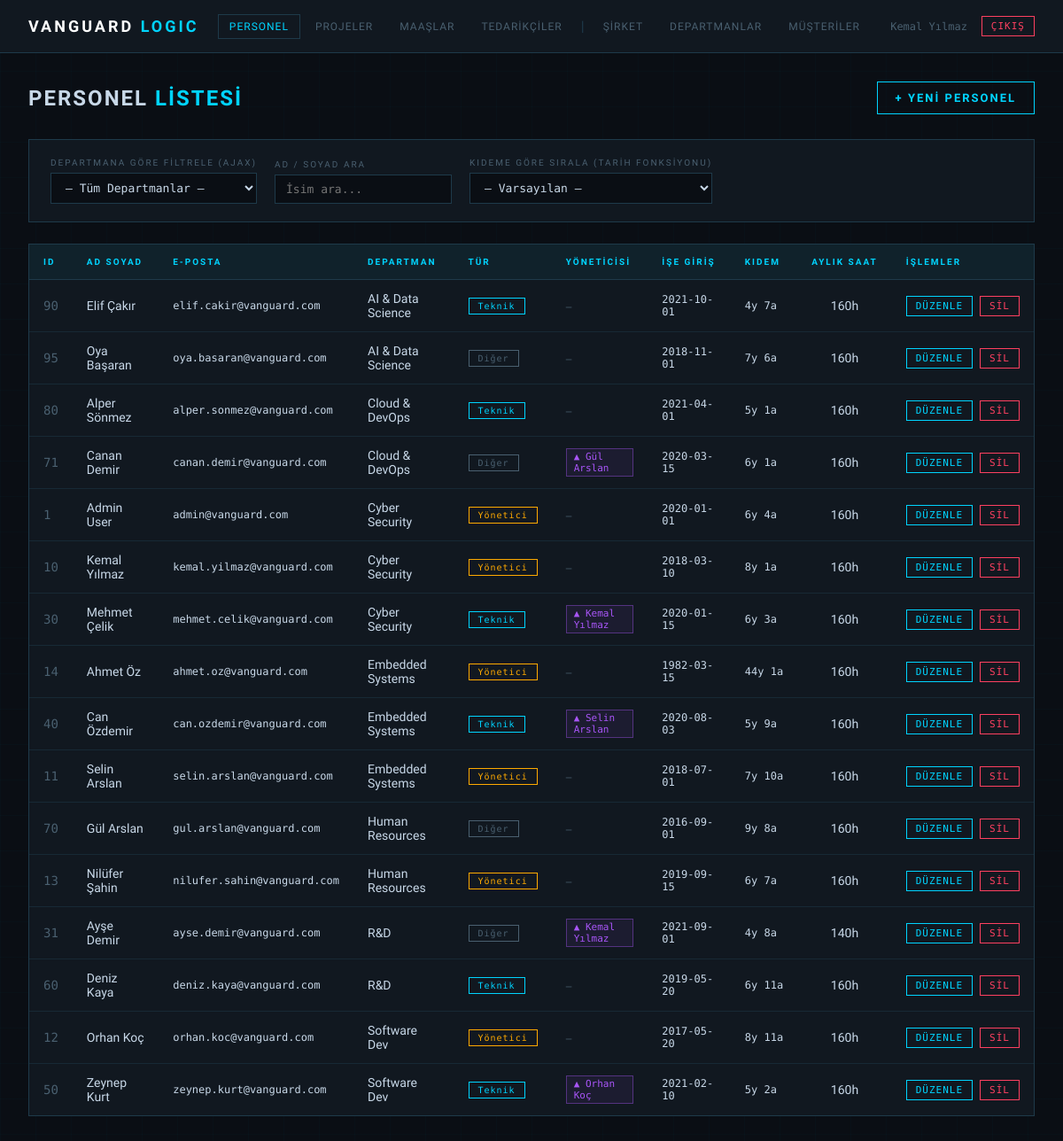
Screenshot of /index.php (signed in) with the database file from the repository.
### tables this page shows
CREATE TABLE personnel_ (
    id          INT PRIMARY KEY,
    f_name      VARCHAR(50) NOT NULL,
    l_name      VARCHAR(50) NOT NULL,
    hire_date   DATE NOT NULL DEFAULT (CURRENT_DATE),
    email       VARCHAR(100) NOT NULL UNIQUE,
    password    VARCHAR(255) NOT NULL,
    mnthly_hrs  SMALLINT NOT NULL DEFAULT 0,
    dept_id     INT NOT NULL,
    mgr_id      INT,
    mngr_id     INT,
    staff_id    INT,
    other_id    INT,
    CONSTRAINT fk_per_dept_  FOREIGN KEY (dept_id)    REFERENCES departments_(id),
    CONSTRAINT fk_per_self_  FOREIGN KEY (mgr_id)     REFERENCES personnel_(id),
    CONSTRAINT fk_per_mng_   FOREIGN KEY (mngr_id)    REFERENCES manager_(id),
    CONSTRAINT fk_per_tch_   FOREIGN KEY (staff_id)   REFERENCES technical_staff_(id),
    CONSTRAINT fk_per_oth_   FOREIGN KEY (other_id)   REFERENCES other_(id)
);

CREATE TABLE departments_ (
    id          INT PRIMARY KEY,
    name        VARCHAR(50) NOT NULL,
    phn_ext     CHAR(3),
    cmpny_id    INT NOT NULL,
    CONSTRAINT fk_dept_comp_ FOREIGN KEY (cmpny_id) REFERENCES company_(id)
);

### index.php (the view, shortened to what this page needs)
<?php
require_once 'includes/db.php';
$sort = $_GET['sort'] ?? '';
$orderBy = match($sort) {
    'hire_asc'  => 'p.hire_date ASC',
    'hire_desc' => 'p.hire_date DESC',
    default     => 'd.name, p.f_name',
};
$query = "
    SELECT p.id, p.f_name, p.l_name, p.email, p.hire_date, p.mnthly_hrs,
           d.name AS dept_name,
           TIMESTAMPDIFF(YEAR,  p.hire_date, CURDATE()) AS kidem_yil,
           TIMESTAMPDIFF(MONTH, p.hire_date, CURDATE()) AS kidem_ay,
           CASE
             WHEN p.mngr_id  IS NOT NULL THEN CONCAT('Yönetici (', m.mngmnt_lvl, ')')
             WHEN p.staff_id IS NOT NULL THEN CONCAT('Teknik (', ts.tech_skill, ')')
             WHEN p.other_id IS NOT NULL THEN CONCAT('Diğer (', o.note, ')')
             ELSE 'Belirsiz'
           END AS staff_type,
           CONCAT(mgr.f_name, ' ', mgr.l_name) AS manager_name
    FROM personnel_ p
    JOIN departments_    d   ON p.dept_id  = d.id
    LEFT JOIN manager_   m   ON p.mngr_id  = m.id
    LEFT JOIN technical_staff_ ts ON p.staff_id = ts.id
    LEFT JOIN other_     o   ON p.other_id = o.id
    LEFT JOIN personnel_ mgr ON p.mgr_id   = mgr.id
    ORDER BY $orderBy
";
$result = $conn->query($query);
$personnel = $result->fetch_all(MYSQLI_ASSOC);
?>
<!DOCTYPE html>
<html lang="tr">
<head>
</head>
<body>
<nav>
  <div class="nav-brand">VANGUARD <span>LOGIC</span></div>
  <div class="nav-links">
    <a href="index.php" class="active">Personel</a>
    <a href="projects.php">Projeler</a>
    <a href="salary.php">Maaşlar</a>
    <a href="suppliers.php">Tedarikçiler</a>
    <span class="nav-sep">|</span>
    <a href="company.php">Şirket</a>
    <a href="departments.php">Departmanlar</a>
    <a href="customers.php">Müşteriler</a>
  </div>
  <div class="nav-user">
    <span><?= htmlspecialchars($_SESSION['user_name']) ?></span>
    <a href="logout.php">ÇIKIŞ</a>
  </div>
</nav>
<main>
  <div class="page-header">
    <h2>Personel <span>Listesi</span></h2>
    <a href="personnel_form.php" class="btn">+ Yeni Personel</a>
  </div>
  <div class="filter-bar">
    <div class="filter-group">
      <label>Departmana Göre Filtrele (AJAX)</label>
      <select id="deptFilter">
        <option value="">— Tüm Departmanlar —</option>
      </select>
    </div>
    <div class="filter-group">
      <label>Ad / Soyad Ara</label>
      <input type="text" id="searchInput" placeholder="İsim ara...">
    </div>
    <div class="filter-group">
      <label>Kıdeme Göre Sırala (Tarih Fonksiyonu)</label>
      <select id="sortSelect" onchange="location='?sort='+this.value">
        <option value="" <?= $sort==='' ?'selected':'' ?>>— Varsayılan —</option>
      </select>
    </div>
  </div>
  <div class="table-wrap">
    <table id="personnelTable">
      <thead>
        <tr>
          <th>ID</th>
          <th>Ad Soyad</th>
          <th>E-Posta</th>
          <th>Departman</th>
          <th>Tür</th>
          <th>Yöneticisi</th>
          <th>İşe Giriş</th>
          <th>Kıdem</th>
          <th>Aylık Saat</th>
          <th>İşlemler</th>
        </tr>
      </thead>
      <tbody id="tableBody">
        <?php if (empty($personnel)): ?>
          <tr class="empty-row"><td colspan="10">Kayıt bulunamadı.</td></tr>
        <?php else: ?>
          <?php foreach ($personnel as $p):
            $type = $p['staff_type'];
            $badgeClass = str_contains($type,'Yönetici') ? 'badge-manager' : (str_contains($type,'Teknik') ? 'badge-tech' : 'badge-other');
          ?>
          <tr>
            <td><span style="font-family:'Share Tech Mono',monospace;color:var(--muted)"><?= $p['id'] ?></span></td>
            <td><?= htmlspecialchars($p['f_name'] . ' ' . $p['l_name']) ?></td>
            <td style="font-family:'Share Tech Mono',monospace;font-size:12px"><?= htmlspecialchars($p['email']) ?></td>
            <td><?= htmlspecialchars($p['dept_name']) ?></td>
            <td><span class="badge <?= $badgeClass ?>"><?= htmlspecialchars(explode(' (',$type)[0]) ?></span></td>
            <td>
              <?php if ($p['manager_name'] && trim($p['manager_name']) !== ' '): ?>
                <span class="mgr-chip">▲ <?= htmlspecialchars($p['manager_name']) ?></span>
              <?php else: ?>
                <span class="mgr-none">—</span>
              <?php endif; ?>
            </td>
            <td style="font-family:'Share Tech Mono',monospace;font-size:12px"><?= $p['hire_date'] ?></td>
            <td style="font-family:'Share Tech Mono',monospace;font-size:12px;white-space:nowrap">
              <?php
                $yil = (int)$p['kidem_yil'];
                $ay  = (int)$p['kidem_ay'] % 12;
                echo $yil . 'y ' . $ay . 'a';
              ?>
            </td>
            <td style="text-align:center"><?= $p['mnthly_hrs'] ?>h</td>
            <td>
              <div class="actions">
                <a href="personnel_form.php?id=<?= $p['id'] ?>" class="edit-btn">DÜZENLE</a>
                <a href="personnel_delete.php?id=<?= $p['id'] ?>"
                   class="del-btn"
                   onclick="return confirm('Bu personeli silmek istediğinize emin misiniz?')">SİL</a>
              </div>
            </td>
          </tr>
          <?php endforeach; ?>
        <?php endif; ?>
      </tbody>
    </table>
  </div>
</main>
</body>
</html>

### rows the page displays
personnel_: id "90", f_name+l_name "Elif Çakır", email "elif.cakir@vanguard.com", dept.name "AI & Data Science", type "Teknik", hire_date "2021-10-01", yil "4", ay "7", mnthly_hrs "160"
personnel_: id "95", f_name+l_name "Oya Başaran", email "oya.basaran@vanguard.com", dept.name "AI & Data Science", type "Diğer", hire_date "2018-11-01", yil "7", ay "6", mnthly_hrs "160"
personnel_: id "80", f_name+l_name "Alper Sönmez", email "alper.sonmez@vanguard.com", dept.name "Cloud & DevOps", type "Teknik", hire_date "2021-04-01", yil "5", ay "1", mnthly_hrs "160"
personnel_: id "71", f_name+l_name "Canan Demir", email "canan.demir@vanguard.com", dept.name "Cloud & DevOps", type "Diğer", manager_name "Gül Arslan", hire_date "2020-03-15", yil "6", ay "1", mnthly_hrs "160"
personnel_: id "1", f_name+l_name "Admin User", email "admin@vanguard.com", dept.name "Cyber Security", type "Yönetici", hire_date "2020-01-01", yil "6", ay "4", mnthly_hrs "160"
personnel_: id "10", f_name+l_name "Kemal Yılmaz", email "kemal.yilmaz@vanguard.com", dept.name "Cyber Security", type "Yönetici", hire_date "2018-03-10", yil "8", ay "1", mnthly_hrs "160"
personnel_: id "30", f_name+l_name "Mehmet Çelik", email "mehmet.celik@vanguard.com", dept.name "Cyber Security", type "Teknik", manager_name "Kemal Yılmaz", hire_date "2020-01-15", yil "6", ay "3", mnthly_hrs "160"
personnel_: id "14", f_name+l_name "Ahmet Öz", email "ahmet.oz@vanguard.com", dept.name "Embedded Systems", type "Yönetici", hire_date "1982-03-15", yil "44", ay "1", mnthly_hrs "160"
personnel_: id "40", f_name+l_name "Can Özdemir", email "can.ozdemir@vanguard.com", dept.name "Embedded Systems", type "Teknik", manager_name "Selin Arslan", hire_date "2020-08-03", yil "5", ay "9", mnthly_hrs "160"
personnel_: id "11", f_name+l_name "Selin Arslan", email "selin.arslan@vanguard.com", dept.name "Embedded Systems", type "Yönetici", hire_date "2018-07-01", yil "7", ay "10", mnthly_hrs "160"
personnel_: id "70", f_name+l_name "Gül Arslan", email "gul.arslan@vanguard.com", dept.name "Human Resources", type "Diğer", hire_date "2016-09-01", yil "9", ay "8", mnthly_hrs "160"
personnel_: id "13", f_name+l_name "Nilüfer Şahin", email "nilufer.sahin@vanguard.com", dept.name "Human Resources", type "Yönetici", hire_date "2019-09-15", yil "6", ay "7", mnthly_hrs "160"
personnel_: id "31", f_name+l_name "Ayşe Demir", email "ayse.demir@vanguard.com", dept.name "R&D", type "Diğer", manager_name "Kemal Yılmaz", hire_date "2021-09-01", yil "4", ay "8", mnthly_hrs "140"
personnel_: id "60", f_name+l_name "Deniz Kaya", email "deniz.kaya@vanguard.com", dept.name "R&D", type "Teknik", hire_date "2019-05-20", yil "6", ay "11", mnthly_hrs "160"
personnel_: id "12", f_name+l_name "Orhan Koç", email "orhan.koc@vanguard.com", dept.name "Software Dev", type "Yönetici", hire_date "2017-05-20", yil "8", ay "11", mnthly_hrs "160"
personnel_: id "50", f_name+l_name "Zeynep Kurt", email "zeynep.kurt@vanguard.com", dept.name "Software Dev", type "Teknik", manager_name "Orhan Koç", hire_date "2021-02-10", yil "5", ay "2", mnthly_hrs "160"

### other values shown
$_SESSION['user_name'] "Kemal Yılmaz"
